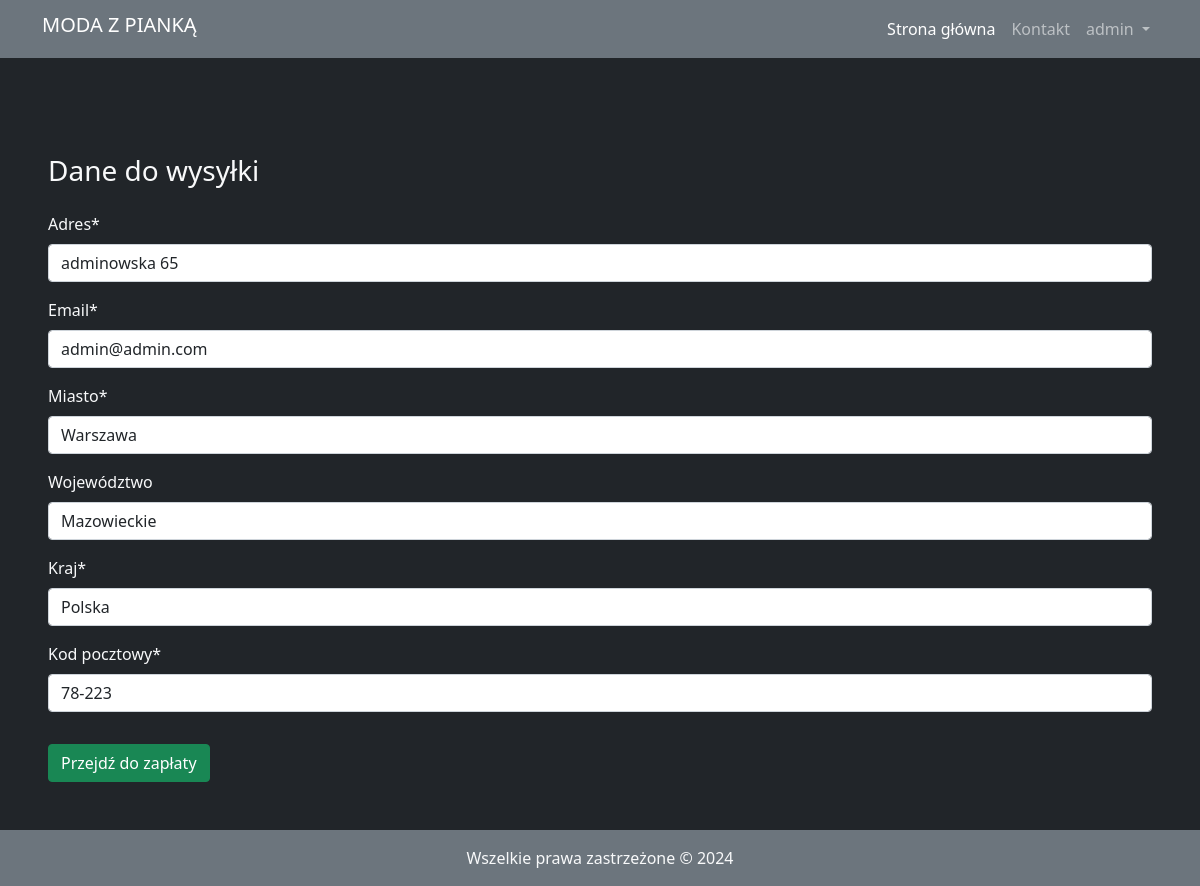
The page /billing_address (signed in) on the database its author committed.
### register/models.py (models this page shows, shortened)
class UserProfile(models.Model):
	user = models.ForeignKey(User, on_delete=models.CASCADE, null=True, blank=True)
	full_name = models.CharField(max_length=255, null=True, blank=True)
	email = models.CharField(max_length=255, null=True, blank=True)
	address = models.CharField(max_length=255, null=True, blank=True)
	phone = models.CharField(max_length=255, null=True, blank=True)
	city = models.CharField(max_length=255, null=True, blank=True)
	state = models.CharField(max_length=255, null=True, blank=True)
	zipcode = models.CharField(max_length=255, null=True, blank=True)
	country = models.CharField(max_length=255, null=True, blank=True)

### order/views.py (the view, shortened to what this page needs)
# urls.py: path('billing_address', OrderBillingAddressPage.as_view(), name='billing_address'),
class OrderBillingAddressPage(View):
    template_name = 'billing_address.html'
    def get(self, request, *args, **kwargs):
        if not request.user.is_authenticated:
            return redirect(f"{reverse('login')}?next={reverse('order:billing_address')}")
        profile = UserProfile.objects.get(user=request.user)
        billing_address = UserBillingAddressForm(instance=profile)
        content = {
            'form': billing_address
        }
        return render(request, self.template_name, content)

### shop/cart.py (called while the page is built)
    def __len__(self):
        return len(self.cart)

### shop/context_processors.py (called while the page is built)
def cart(request):
	return {'cart': Cart(request)}

### order/templates/billing_address.html (shortened to what this page needs)
{% extends "base.html" %}
{% load static %}
{% load crispy_forms_tags %}
{% block content %}
    <div class="m-5">
        <h3>Dane do wysyłki</h3>
        <form method="post" class="mt-4">
            {{ form|crispy }}
            <button type="submit" class="btn btn-success mt-3">Przejdź do zapłaty</button>
        </form>
    </div>
{% endblock %}

### templates/base.html (shortened to what this page needs)
{% load static %}
<!DOCTYPE html>
<html lang="en">
<head>
    <link rel="stylesheet" href="{% static 'css/bootstrap.min.css' %}">
    <link rel="stylesheet" href="https://cdn.jsdelivr.net/npm/bootstrap-icons@1.5.0/font/bootstrap-icons.css">
</head>
<body class="bg-dark text-light d-flex flex-column min-vh-100">
    <nav class="navbar  navbar-expand-lg navbar-dark bg-secondary mb-5">
        <div class="container">
            <a title="Shop" class="navbar-brand h1" href="/">
                MODA Z PIANKĄ
            </a>
            <div class="collapse navbar-collapse" id="navbarSupportedContent">
                <ul class="navbar-nav ms-auto mb-2 mb-lg-0">
                    <li class="nav-item">
                        <a class="nav-link active" data-test="nav-home" aria-current="page" href="/">Strona główna</a>
                    </li>
                    <li class="nav-item">
                        <a class="nav-link" data-test="nav-contact" href="{% url 'shop:contact' %}">Kontakt</a>
                    </li>
                    {% if user.username == '' %}
                    <li class="nav-item">
                        <a class="nav-link" data-test="nav-sign-in" href="/login">Zaloguj się</a>
                    </li>
                    {% elif user.username == 'admin' %}
                    <li class="nav-item dropdown">
                        <a class="nav-link dropdown-toggle" href="#" data-test="nav-menu" id="menu" role="button"
                            data-bs-toggle="dropdown"
                            aria-expanded="false">
                            {{ user.username }}
                        </a>
                    </li>
                    {% endif %}
                </ul>
            </div>
        </div>
    </nav>
    {% block content %}{% endblock %}
    <footer class="bg-secondary text-light text-center p-3 mt-auto">
        <div class="container">
            <p class="m-0">Wszelkie prawa zastrzeżone © 2024</p>
        </div>
    </footer>
</body>
</html>

### rows shown on the page
UserProfile: address "adminowska 65", email "admin@admin.com", city "Warszawa", state "Mazowieckie", country "Polska", zipcode "78-223"

### other values the page prints
{{ user.username }} "admin"
